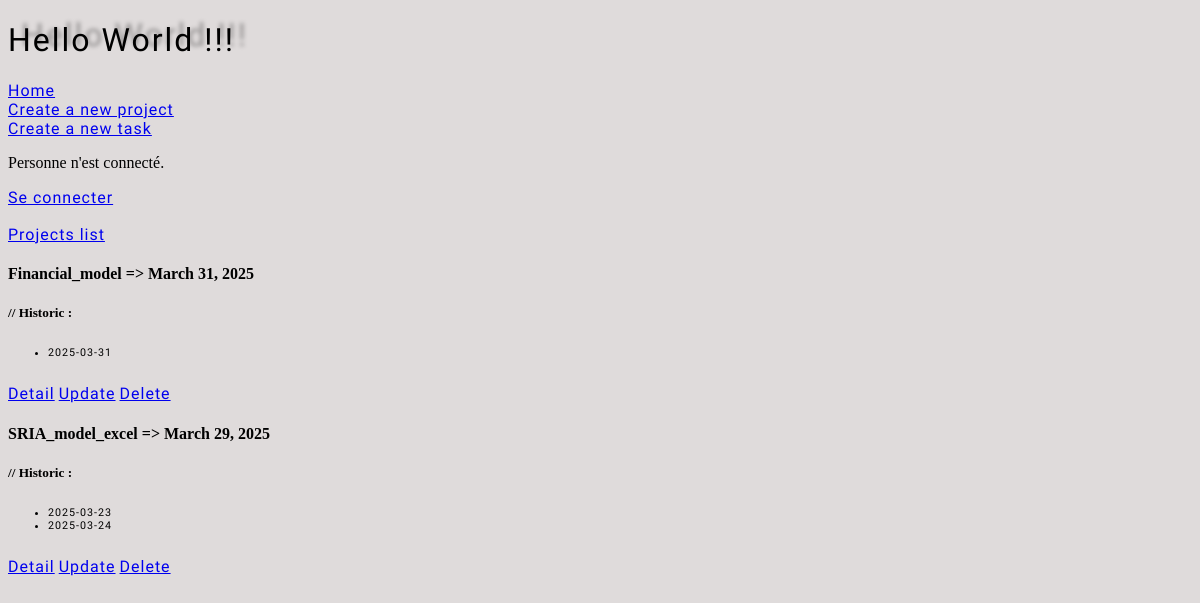
/todo/projects_list/, run on the app's committed database.
### todolist/models.py (models this page shows, shortened)
class Project(models.Model):
  name=models.CharField(max_length=100, unique=True)
  slug=models.SlugField(max_length=100, unique=True, blank=True)
  target_date_project = models.DateField(default=default_target_date)
  historic_target_date_project= models.JSONField(default=list, blank=True)

### todolist/views.py (the view)
# urls.py: path('projects_list/', ProjectListView.as_view(), name='projects_list'),
class ProjectListView(ListView):
  model= Project
  template_name= 'todolist/project_list.html'

### todolist/templates/todolist/project_list.html (shortened to what this page needs)
<!DOCTYPE html>
<html lang="en">
  {% extends 'base.html' %} {% load static %}
    {% block content %} {% for project in project_list %}
    <h4>{{ project.name }} => {{ project.target_date_project }}</h4>
    <h5>// Historic :</h5>
    <h6>
      <ul>
        {% for date in project.historic_target_date_project %}
        <li>{{ date }}</li>
        {% endfor %}
      </ul>
    </h6>
    <a href="{% url 'todolist:project_detail' project.pk %}">Detail</a>
    <a href="{% url 'todolist:project_update' project.slug %}">Update</a>
    <a href="{% url 'todolist:project_delete' project.slug %}">Delete</a>
    {% endfor %} {% endblock %}

### static/css/users/style.css (style rules this page uses)
body { background-color: rgb(223, 219, 219); }
a, h6 { letter-spacing: 1px; font-family: "Creepster", "Times New Roman", Times, serif; font-weight: 50; font-style: normal; }

### data on the page
Project: name "Financial_model", target_date_project "March 31, 2025", historic_target_date_project "2025-03-31"
Project: name "SRIA_model_excel", target_date_project "March 29, 2025", historic_target_date_project "2025-03-23" "2025-03-24"
